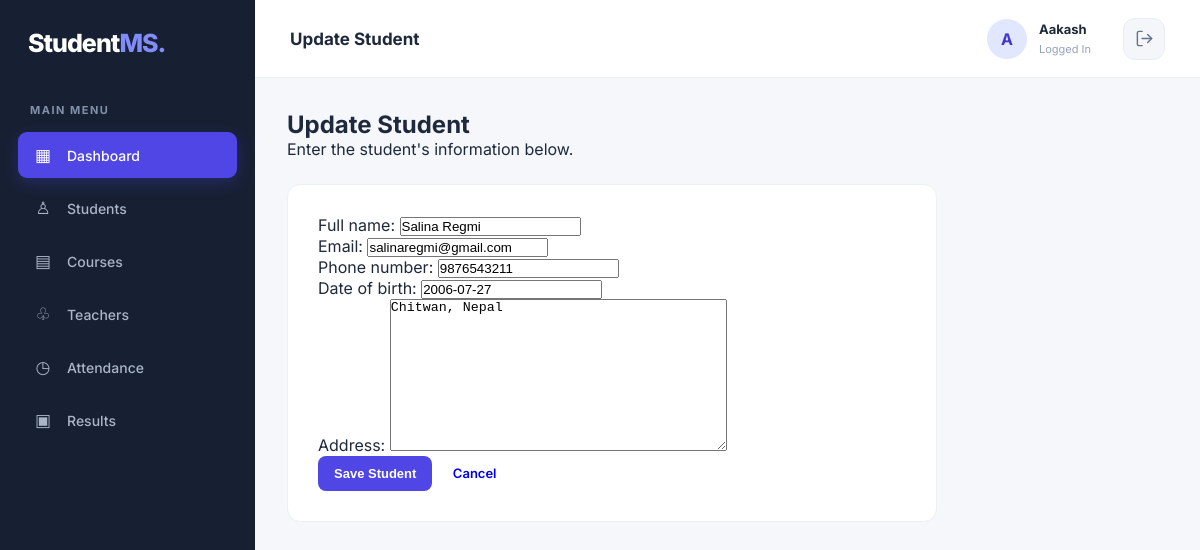
Page /students/2/edit/ (signed in) on the committed database.
### students/models.py (models this page shows, shortened)
class Student(models.Model):
    full_name = models.CharField(max_length=100)
    email = models.EmailField(unique=True)
    phone_number = models.CharField(max_length=15, unique=True)
    date_of_birth = models.DateField(blank=True, null=True)
    address = models.TextField(blank=True, null=True)
    enrollment_date = models.DateField(auto_now_add=True)

### students/views.py (the view)
# urls.py: path('students/<int:pk>/edit/', views.student_update, name='student_update'),
@login_required
def student_update(request, pk):
    student = get_object_or_404(Student, pk=pk)
    if request.method == 'POST':
        form = StudentForm(request.POST, instance=student)
        if form.is_valid():
            form.save()
            return redirect('student_list')
    else:
        form = StudentForm(instance=student)
    return render(request, 'students/student_form.html', {
        'form': form,
        'title': 'Update Student'
    })

### students/forms.py
class StudentForm(forms.ModelForm):
    class Meta:
        model = Student
        fields = [
            'full_name',
            'email',
            'phone_number',
            'date_of_birth',
            'address',
        ]

### students/templates/students/student_form.html (shortened to what this page needs)
{% extends 'students/base.html' %}
{% block page_heading %}{{ title }}{% endblock %}
{% block content %}
<div class="page-heading">
    <div>
        <h2>{{ title }}</h2>
        <p>Enter the student's information below.</p>
    </div>
</div>
<div class="form-container">
    <form method="POST">
        {{ form.as_p }}
        <div class="form-actions">
            <button type="submit" class="btn btn-primary">
                Save Student
            </button>
            <a href="{% url 'student_list' %}"
               class="btn btn-cancel">
                Cancel
            </a>
        </div>
    </form>
</div>
{% endblock %}

### students/templates/students/base.html (shortened to what this page needs)
{% load static %}
<!DOCTYPE html>
<html lang="en">
<head>
    <link rel="stylesheet"
          href="{% static 'students/css/style.css' %}">
</head>
<body>
<div class="layout">
    <aside class="sidebar">
        <h2 class="logo">Student<span>MS.</span></h2>
        <p class="menu-title">MAIN MENU</p>
        <a href="{% url 'home' %}" class="menu-link active">
            <span class="menu-icon">▦</span>
            Dashboard
        </a>
        <a href="{% url 'student_list' %}" class="menu-link">
            <span class="menu-icon">♙</span>
            Students
        </a>
        <a href="{% url 'course_list' %}" class="menu-link">
            <span class="menu-icon">▤</span>
            Courses
        </a>
        <a href="{% url 'teacher_list' %}" class="menu-link">
            <span class="menu-icon">♧</span>
            Teachers
        </a>
        <a href="#" class="menu-link">
            <span class="menu-icon">◷</span>
            Attendance
        </a>
        <a href="#" class="menu-link">
            <span class="menu-icon">▣</span>
            Results
        </a>
    </aside>
    <main class="main-content">
<header class="topbar">
    <h3>{% block page_heading %}Dashboard{% endblock %}</h3>
    <div class="admin-profile">
        <div class="profile-avatar">
            {{ request.user.username|first|upper }}
        </div>
        <div class="profile-info">
            <strong>{{ request.user.username }}</strong>
            <small>Logged In</small>
        </div>
<form method="POST" action="{% url 'logout' %}" class="logout-form">
    <button type="submit" class="logout-btn" title="Logout">
        <svg xmlns="http://www.w3.org/2000/svg"
             width="19"
             height="19"
             viewBox="0 0 24 24"
             fill="none"
             stroke="currentColor"
             stroke-width="1.8"
             stroke-linecap="round"
             stroke-linejoin="round">
            <path d="M9 21H5a2 2 0 0 1-2-2V5a2 2 0 0 1 2-2h4"/>
            <polyline points="16 17 21 12 16 7"/>
            <line x1="21" y1="12" x2="9" y2="12"/>
        </svg>
    </button>
</form>
    </div>
</header>
        <section class="page-content">
            {% block content %}
            {% endblock %}
        </section>
    </main>
</div>
</body>
</html>

### students/static/students/css/style.css (style rules this page uses)
* { margin: 0; padding: 0; box-sizing: border-box; }
body { font-family: 'Inter', sans-serif; background: #f5f7fb; color: #1e293b; }
a { text-decoration: none; }
.layout { display: flex; min-height: 100vh; }
.sidebar { width: 255px; min-width: 255px; background: #172033; color: white; padding: 28px 18px; }
.logo { font-size: 25px; font-weight: 800; letter-spacing: -1px; margin-bottom: 45px; padding-left: 10px; }
.logo span { color: #818cf8; }
.menu-title { color: #8290a8; font-size: 11px; font-weight: 700; letter-spacing: 1.5px; margin: 0 0 15px 12px; }
.menu-link { display: flex; align-items: center; gap: 13px; color: #aab5c8; padding: 13px 14px; margin-bottom: 7px; border-radius: 9px; font-size: 14px; font-weight: 500; transition: 0.25s ease; }
.menu-link.active { background: #4f46e5; color: white; box-shadow: 0 5px 15px #4f46e544; }
.menu-icon { width: 22px; text-align: center; font-size: 17px; }
.main-content { flex: 1; min-width: 0; }
.topbar { height: 78px; background: white; padding: 0 35px; display: flex; justify-content: space-between; align-items: center; border-bottom: 1px solid #edf0f5; }
.topbar h3 { font-size: 17px; font-weight: 700; }
.admin-profile { display: flex; align-items: center; gap: 12px; }
.profile-avatar { width: 40px; height: 40px; border-radius: 50%; background: #e0e7ff; color: #4338ca; display: flex; align-items: center; justify-content: center; font-weight: 700; }
.profile-info strong { display: block; font-size: 13px; }
.profile-info small { color: #94a3b8; font-size: 11px; }
.page-content { padding: 32px; }
.btn { display: inline-block; padding: 10px 16px; border: none; border-radius: 8px; cursor: pointer; font-size: 13px; font-weight: 600; transition: 0.2s; }
.btn-primary { background: #4f46e5; color: white; }
.page-heading { display: flex; justify-content: space-between; align-items: center; gap: 15px; margin-bottom: 25px; }
.form-container { max-width: 650px; background: white; padding: 30px; border-radius: 13px; border: 1px solid #edf0f5; }
.logout-form { margin-left: 20px; display: flex; align-items: center; }
.logout-btn { width: 42px; height: 42px; display: flex; align-items: center; justify-content: center; background: #f5f6fa; color: #64748b; border: 1px solid #e9edf3; border-radius: 12px; cursor: pointer; transition: all 0.25s ease; }
.logout-btn svg { transition: transform 0.25s ease; }

### rows in the picture
Student: full_name "Salina Regmi", email "salinaregmi@gmail.com", phone_number "9876543211", date_of_birth "2006-07-27", address "Chitwan, Nepal"

### other values in the picture
{{ title }} "Update Student"
{{ request.user.username|first|upper }} "A"
{{ request.user.username }} "Aakash"
